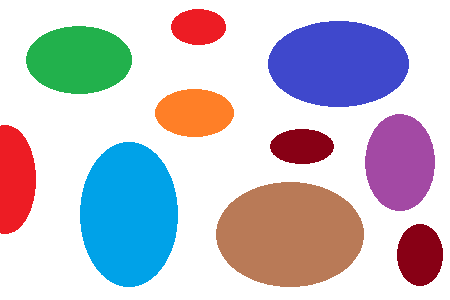
#> input picture testellipses.png, 450 x 300 px
$ python edgedetector.py testellipses.png
#> lines starting #> are read from the running program, lines starting #| are printed output that depends on the picture; after the words box and inside, x2 and y2 are one past the last pixel; in counts of white or black regions, pixels touching at a corner belong together
#!/usr/bin/python2
import Image
from sys import argv
from imageprocessing import neighborhood
from imageprocessing import openImage
from math import atan2, pi

# These are the masks I use in order to detect edges
#A=1
#B=-1
#masks = [ [B, 0, A, B, 0, A, B, 0, A], # 0
#          [0, A, A, B, 0, A, B, B, 0], # 45
#          [A, A, A, 0, 0, 0, B, B, B], # 90
#          [A, A, 0, A, 0, B, 0, B, B], # 135
#          [A, 0, B, A, 0, B, A, 0, B], # 180
#          [0, B, B, A, 0, B, A, A, 0], # 225
#          [B, B, B, 0, 0, 0, A, A, A], # 270
#          [B, B, 0, B, 0, A, 0, A, A] ] # 315

masks = [ [-1, 0, 1, -2, 0, 2, -1, 0, 1],
          [1, 2, 1, 0, 0, 0, -1, -2, -1] ]


# Convolution
def convolution(pixels, width, height):
   magnitudes = []
   angles = []
   for y in xrange(0, height):
      gcols = []
      acols = []
      for x in xrange(0, width):
         gx = 0
         gy = 0
         index = 0
         for i in [-1, 0, 1]:
            for j in [-1, 0, 1]:
               if x+i >= 0 and x+i < width and y+j >= 0 and y+j < height:
                  rgb = pixels[x+i, y+j]
                  gray = (rgb[0] + rgb[1] + rgb[2]) / 3
                  gx += gray*masks[0][index]
                  gy += gray*masks[1][index]
                  index += 1
         g = max(abs(gx), abs(gy))
         theta = atan2(gy, gx)
         gcols.append(g)
         acols.append(theta)
      magnitudes.append(gcols)
      angles.append(acols)
   return magnitudes, angles


def drawedges(pixels, magnitudes, width, height, threshold):
   for y in xrange(0, height-1):
      for x in xrange(0, width-1):
         if magnitudes[y][x] > threshold:
            pixels[x, y] = (255, 255, 255)
         else:
            pixels[x, y] = (0, 0, 0)
   return pixels


def edgedetect(image):
   pixels = image.load()
   width, height = image.size
   magnitudes, angles = convolution(pixels, width, height)
   threshold = 100
   pixels = drawedges(pixels, magnitudes, width, height, threshold)
   image.save("edge.png")
   image.show()

#The subroutine that computes the magnitudes and draws an image remarking the edges.
# [89 lines left out: functions edgedetection, delimitthreshold, not called in this run]

def main():
   try:
      image = Image.open(argv[1])
#> image is the input picture: PIL image 450x300 RGB; mean R, G, B 197, 193.6, 203.8
      #image = cv2.imread(argv[1])
   except:
      image = openImage()
   # [8 lines of commented-out code are left out]
   edgedetect(image)
#> in edgedetect, `magnitudes, angles = convolution(pixels, width, height)`: magnitudes = 300 items
#> in edgedetect, `image.save("edge.png")`:
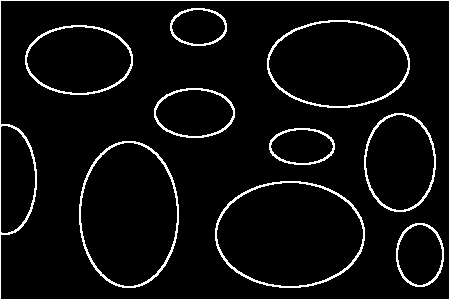
#> saved as edge.png: PIL image 450x300 RGB; 5.8% white in thin lines or dots

if __name__=='__main__':
   main()


$ run again, on copy.png
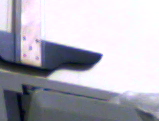
#> input picture copy.png, 159 x 121 px
#> in main, image is the input picture: PIL image 159x121 RGB; mean R, G, B 178.7, 177.3, 188.2
#> magnitudes = 121 items
#> in edgedetect, `image.save("edge.png")`:
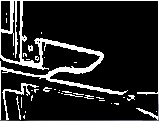
#> saved as edge.png: PIL image 159x121 RGB; mean R, G, B 36.3, 36.3, 36.4

$ run again, on ellipses.png
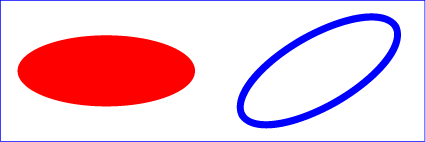
#> input picture ellipses.png, 426 x 142 px
#> in main, image is the input picture: PIL image 426x142 RGB; mean R, G, B 239.1, 197.2, 213.2
#> magnitudes = 142 items
#> in edgedetect, `image.save("edge.png")`:
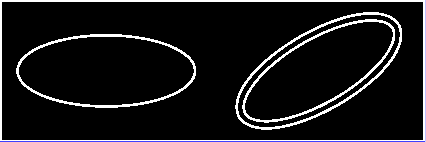
#> saved as edge.png: PIL image 426x142 RGB; mean R, G, B 22.6, 22.6, 24.1

$ run again, on lineartransformation.png
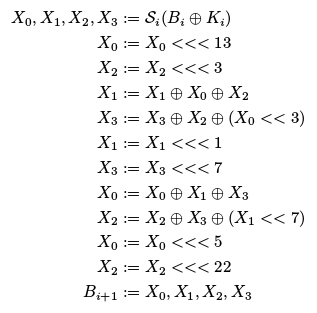
#> input picture lineartransformation.png, 317 x 313 px
#> in main, image is the input picture: PIL image 317x313 RGB; min 0, max 255, mean 245
#> magnitudes = 313 items
#> in edgedetect, `image.save("edge.png")`:
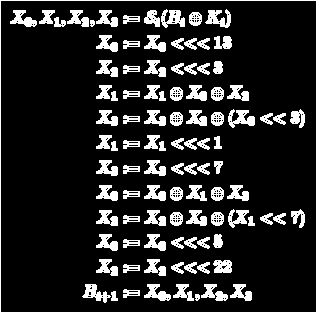
#> saved as edge.png: PIL image 317x313 RGB; 15.2% white; 101 white regions, largest, box (x1, y1, x2, y2) and area: (0, 0, 317, 313) 1256, (228, 109, 255, 128) 280, (205, 9, 231, 28) 268
